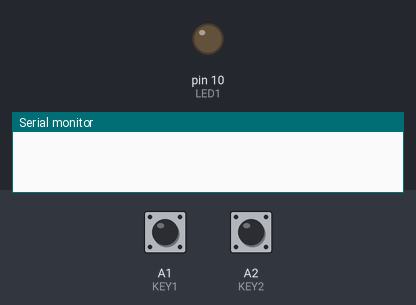
A sketch run on a simulated Arduino Uno, built with avr-gcc and run on an emulated ATmega328P. Shown: output pins drawn as LEDs (lit = HIGH), the last lines printed to the serial monitor. Dashed ring = blinking. The inputs (shaded band) are chosen by the test bench; at power-on: A1 (KEY1) HIGH, A2 (KEY2) HIGH.

Above: at 1.2 s.
1.3 s: A1 (KEY1) pulled LOW for 0.15 s
At 2.4 s:
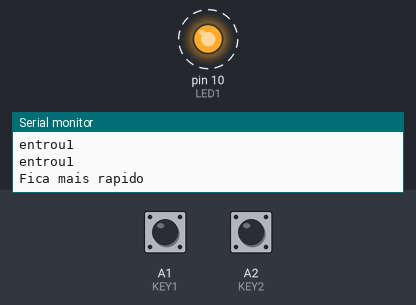
4.4 s: A2 (KEY2) pulled LOW for 0.15 s
Timing chart, 0 to 13.4 s (numbered marks = the images above; inputs shaded):
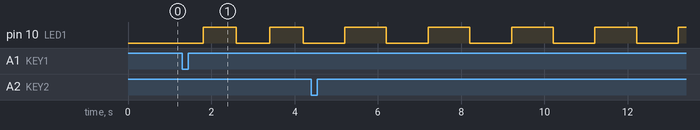

Measured:
- by itself, pin 10 (LED1): alternates HIGH for 1.0 s and LOW for 1.0 s

The sketch:

event_driven.ino
```cpp
#include "event_driven.h"
#include "app.h"
#include "pindefs.h"

static bool button1_read;
static bool button2_read;
static bool button1_interess = 0;
static bool button2_interess = 0;
static bool button1_active = 1;
static bool button2_active = 1;
static unsigned long time_interval = 0;
static unsigned long time_now;
static unsigned long time_before = 0;


void button_listen (int pin) {
   if (pin == KEY1)
     button1_interess = 1;
   if (pin == KEY2)
     button2_interess = 1;
}
void timer_set(int ms){
 time_interval = ms;
}

/*Codigo Principal*/
void setup() {
  pinMode(LED1, OUTPUT);
  pinMode(KEY1, INPUT_PULLUP);
  pinMode(KEY2, INPUT_PULLUP);
  pinMode(KEY3, INPUT_PULLUP);
  Serial.begin(9600);
  appinit();
}

void loop() {

  if (button1_interess){ //interessado no botao 1
    button1_read = digitalRead(KEY1); //le o botao 1
    if (button1_read != button1_active) { //vai ativar quando for pressionado ou levantado
      Serial.println("entrou1");
      button_changed(KEY1, button1_read);
      button1_active = button1_read;
    }
  }
  if (button2_interess){ //interessado no botao 2
    button2_read = digitalRead(KEY2); //le o botao 2
    if (button2_read != button2_active) { //vai ativar quando for pressionado ou levantado
      Serial.println("entrou2");
      button_changed(KEY2, button2_read);
      button2_active = button2_read;
    }
  }
  if(time_interval){
    time_now = millis();
    if(time_now - time_before > time_interval){
     timer_expired();
     time_before = time_now;
    }
  }
}
```

app.h
```cpp
void appinit(void);

void button_changed ( int pin, int v);

void timer_expired(void);
```

app.ino
```cpp
#include "event_driven.h"
#include "app.h"
#include "pindefs.h"

static bool LED = 1;
static unsigned long time2_interval = 1000;
static unsigned long bt1_before = 0;
static unsigned long bt2_before = 0;

void appinit(void) {
  button_listen(KEY1); //interessado no botao 1
  button_listen(KEY2); //interessado no botao 2
  timer_set(1000); //intervalo inicial
  Serial.begin(9600);

}
void button_changed(int p, int v) {
  unsigned long current = millis(); //contabilizando tempo

    if (p == KEY1){ //Botao 1 foi pressionado ou liberado
    	if(v == 0){ //Botao 1 -> pressionado
        	bt1_before = current; //comeca a contar timer
        }
	    else{
	      	if(current - bt2_before < 500){ //botoes apertados "ao mesmo tempo" -> led desliga
            Serial.println("1 Desliga");
		        digitalWrite(LED1, HIGH);
		        timer_set(0);
	      	}
	      	else{ //apenas botao 1 -> led fica mais rapido
		        Serial.println("Fica mais rapido");
		        time2_interval = time2_interval - 200;
		        if (time2_interval < 200){
		        	time2_interval = 200;
		        }
		        timer_set(time2_interval);
      		}
    	}
    }
//  	if (p == KEY2){ //Botao 2 foi pressionado ou liberado
      else{
        	if(v == 0){ //Botao 2 -> pressionado
          		bt2_before = current;
          	}
        	else{
    	      	if(current - bt1_before < 500){//botoes apertados "ao mesmo tempo" -> led desliga
                Serial.println("2 Desliga");
    		       	digitalWrite(LED1, HIGH);
    		        timer_set(0);
    	      	}
    	      	else{ // apenas botao 2 -> led fica mais devagar
    		        Serial.println("Fica mais devagar");
    		        time2_interval = time2_interval+200;
    		        timer_set(time2_interval);
          		}
        	}
    	}
}
void timer_expired(void) {
  if(LED == 1)
    digitalWrite(LED1, LOW);
  else
    digitalWrite(LED1, HIGH);
  LED = !LED;
}
```

event_driven.h
```cpp
void button_listen (int pin);

void timer_set (int ms);
```

pindefs.h
```cpp
#define LED1       10
#define LED2       11
#define LED3       12
#define LED4       13
#define BUZZ        3
#define KEY1       A1
#define KEY2       A2
#define KEY3       A3
#define POT        A0
```
